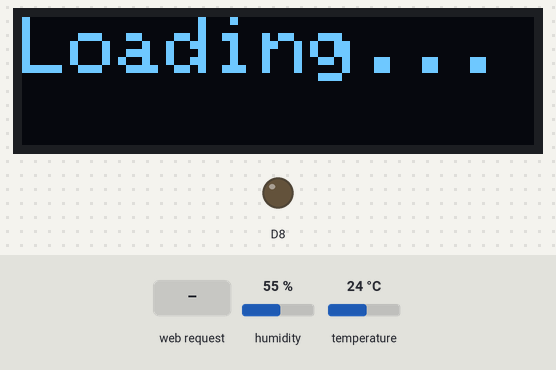
A sketch run on a simulated ESP8266 (NodeMCU). On the bench: 128×32 one-colour display, output pins drawn as LEDs (lit = HIGH). Inputs (shaded band) come from the test bench; at power-on: humidity 55 %, temperature 24 °C. WiFi joins after 1.5 s; servers stay silent unless stated; what the sketch prints to the serial monitor is not drawn.

Above: at 3.7 s.
3.8 s: HTTP request GET /LED=ON received
At 4.5 s:
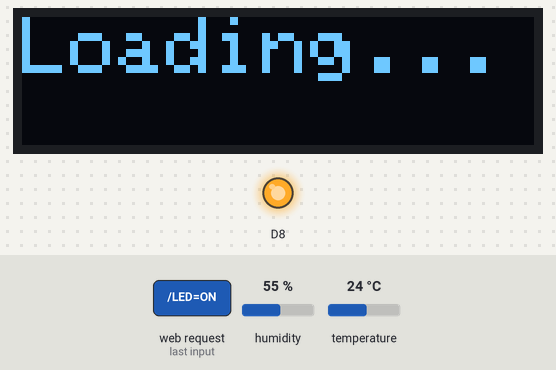
5.3 s: HTTP request GET /LED=OFF received
At 6.7 s:
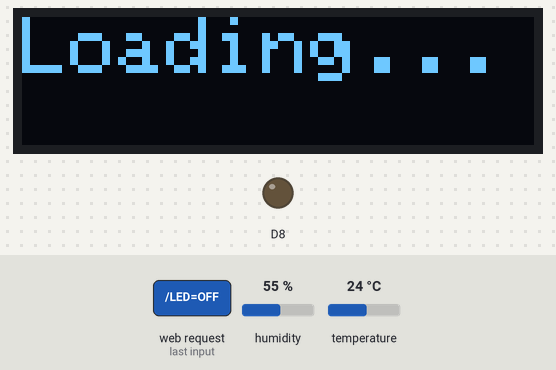
Timing chart, 0 to 8.3 s (numbered marks = the images above; inputs shaded):
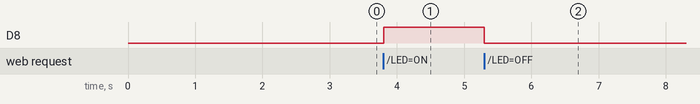

The sketch:

nodeMcu_WifiTemp.ino
```cpp
#include <Adafruit_GFX.h>
#include <Adafruit_SSD1306.h>
#include <Wire.h>
#include <ESP8266WiFi.h>
#include "Async.h"
#include "Led.h"
#include "SerialMonitor.h"
#include "Sensor.h"

const int SCREEN_WIDTH = 128;
const int SCREEN_HEIGHT = 32;
const int RESET = -1;
Adafruit_SSD1306 display(SCREEN_WIDTH,SCREEN_HEIGHT,&Wire,RESET);
SerialMonitor sm;
Led l(D8,&sm);
Sensor sensor(D6);
const char* ssid = "";
const char* password = "";
WiFiServer server(80);

int interval = 4000;
  int timer = 0;
  int sensorStatus = 0;

void displayText(String text){

  display.clearDisplay();
  display.setTextSize(2);
  display.setTextColor(WHITE);
  display.setCursor(0,0);
  display.cp437(true);  //ASCII

  display.print(text);
  display.display();
}

void setup(){

  if(!display.begin(SSD1306_SWITCHCAPVCC,0x3C)){
    Serial.println("SSD1306 allocation failed\n");
    for(;;);
  }

  displayText("Loading...");
  delay(1000);

  WiFi.begin(ssid,password);
  sm.print("Start to connect to Server\n");
  while(WiFi.status() != WL_CONNECTED){
    Serial.println("Retry Connection");
    delay(500);
  }
  server.begin();

  Serial.printf("Success to connect to WLAN %s \n",ssid);

  Serial.println("Server started at port 80 \n");
  Serial.printf("URL=http://%s/\n",WiFi.localIP().toString().c_str());
}

void loop(){
  WiFiClient client = server.available();
  if(!client) return;

  while(!client.available()){
    if(timer >= interval){
      if(sensorStatus%2==0)
        displayText(String("Humidity\n")+String(sensor.getHumidity())+String(" %"));
      else
        displayText(String("Temp\n")+String(sensor.getTemperature())+String((char)248)+String(" C"));
      timer = 0;
      ++sensorStatus;
    }

    l.increaseInterval();
    timer +=1;
    delay(1);
  }

  String request = client.readStringUntil('\r');
  Serial.println(request);
  client.flush();

  if(request.indexOf("/LED=ON") != -1){
    l.On();
    l.blinking(false);
  }
  else if(request.indexOf("/LED=OFF") != -1){
    l.Off();
    l.blinking(false);
  }
  else if(request.indexOf("/BLINK=TRUE") != -1){
    l.blinking(true);
  }

  client.println("HTTP/1.1 200 OK");
  client.println("Content-Type: text/html");
  client.println("");
  client.println("<!DOCTYPE html>");
  client.println("<html lang='en'><head><title>ESP8266</title><meta charset='utf-8'></head>");
  client.printf(String(String("<body><h1>Welcome to ESP8266</h1>")+
  String("Humidity: %.2f%<br>")+
  String("Temperature: %.2fC<br>")+
  String("Led : %s<br>")+
  String("<a href='LED=ON'><button>Turn On</button></a>")+
  String("<a href='LED=OFF'><button>Turn Off</button></a>")+
  String("</body></html>")).c_str(),sensor.getHumidity(),sensor.getTemperature(),l.getStatus()?"On":"Off");

  if(timer >= interval){
    if(sensorStatus%2==0)
      displayText(String("Humidity\n")+String(sensor.getHumidity())+String(" %"));
    else
      displayText(String("Temp\n")+String(sensor.getTemperature())+String((char)248)+String(" C"));
    timer = 0;
    ++sensorStatus;
  }
}
```

Async.cpp
```cpp
#include "Async.h"

Async::Async(int interval)
	:interval(interval),timer(0)
	{}

void Async::increaseInterval(){
	if(this->timer >= interval){
		this->intervalAction();
		resetInterval();
	}
	else{
		++this->timer;
	}
}

void Async::resetInterval(){
	this->timer = 0;
}
```

Async.h
```cpp
#ifndef Async_H
#define Async_H

/*
A class which used to implement the timer function to allow async operation to be performed
*/
class Async{
  private:
    int interval;
    int timer;
  public:
	Async(int interval);
    void increaseInterval();
    void resetInterval();
    virtual void intervalAction()=0;
};

#endif
```

Led.cpp
```cpp
#include "Led.h"

Led::Led(int pin, SerialMonitor* sm)
  :pin(pin),sm(sm),blink(true),bright(true),Async::Async(2000)
{
  pinMode(pin,OUTPUT);
}

void Led::On(){
  digitalWrite(pin,HIGH);
  bright = true;
  sm->print("Led is switched on.\n");
}

void Led::Off(){
  digitalWrite(pin,LOW);
  bright = false;
  sm->print("Led is switched off.\n");
}

void Led::blinking(bool status){
  blink = status;
  sm->print(blink ? "blinking is enabled" : "blinking is disabled");
}

bool Led::getStatus(){
  return bright;
}

void Led::intervalAction(){
	if(this->blink == true){
		if(this->bright == true){
			this->Off();
		}
		else{
			this->On();
		}
	}
}
```

Led.h
```cpp
#ifndef Led_H
#define Led_H
#include "SerialMonitor.h"
#include "Async.h"

class Led : public Async{
  private:
	int pin;
	bool blink;
	bool bright;
	SerialMonitor* sm;

  public:
	Led(int pin, SerialMonitor* sm);

	void On();

	void Off();

	void blinking(bool status);

	bool getStatus();

	void intervalAction();
};
#endif
```

Sensor.cpp
```cpp
#include "Sensor.h"

Sensor::Sensor(int pin)
: pin(pin)
{
  dht = new DHT(pin,DHTYPE);
  dht->begin();
}

Sensor::~Sensor(){
  if(dht)
	delete dht;
}

float Sensor::getHumidity(){
  return dht->readHumidity();
}

float Sensor::getTemperature(){
  return dht->readTemperature();
}
```

Sensor.h
```cpp
#ifndef SENSOR_H
#define SENSOR_H
#include <DHT.h>

class Sensor{
  private:
    int pin;
    static const int DHTYPE = DHT22;
    DHT* dht;
  public:
    Sensor(int pin);

    ~Sensor();

    float getHumidity();

    float getTemperature();
};

#endif
```

SerialMonitor.cpp
```cpp
#include "SerialMonitor.h"

SerialMonitor::SerialMonitor(){
  Serial.begin(COM_CHANNEL);
  Serial.setTimeout(TIMEOUT);

  if(Serial)
	print("Device connected");
}

void SerialMonitor::print(String text){
  Serial.print(text);
}

void SerialMonitor::print(int text){
  Serial.print(text);
}
```

SerialMonitor.h
```cpp
#ifndef SERIALMONITOR_H
#define SERIALMONITOR_H
#include <SoftwareSerial.h>

class SerialMonitor{
  private:
    const int COM_CHANNEL = 9600;
    const int TIMEOUT = 2000;
  public:
    SerialMonitor();

    void print(String text);

    void print(int text);
};

#endif
```

Measured:
- after the input at 3.8 s, D8: LOW → HIGH at once
- after the input at 5.3 s, D8: HIGH → LOW at once
